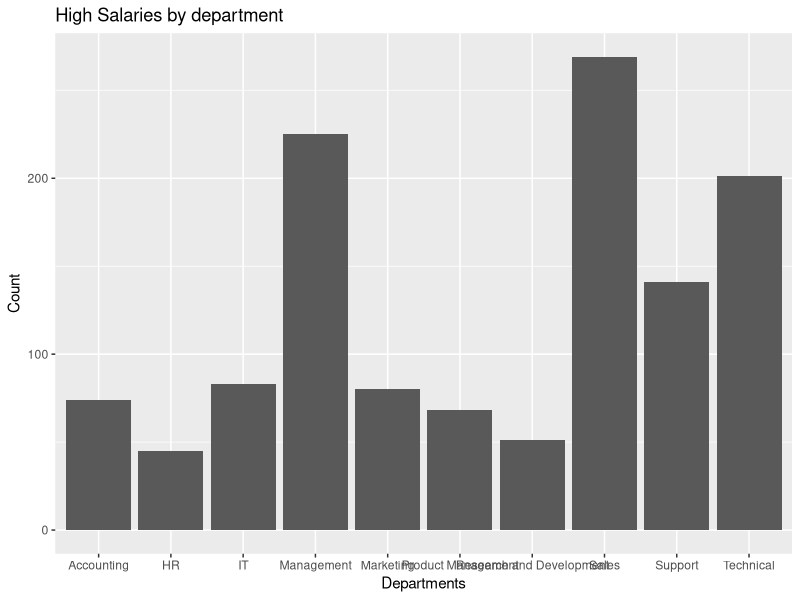
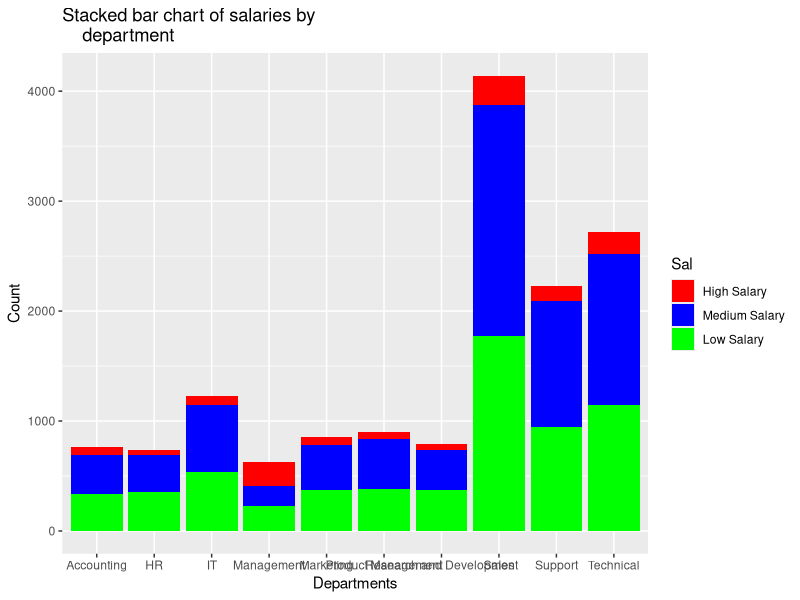
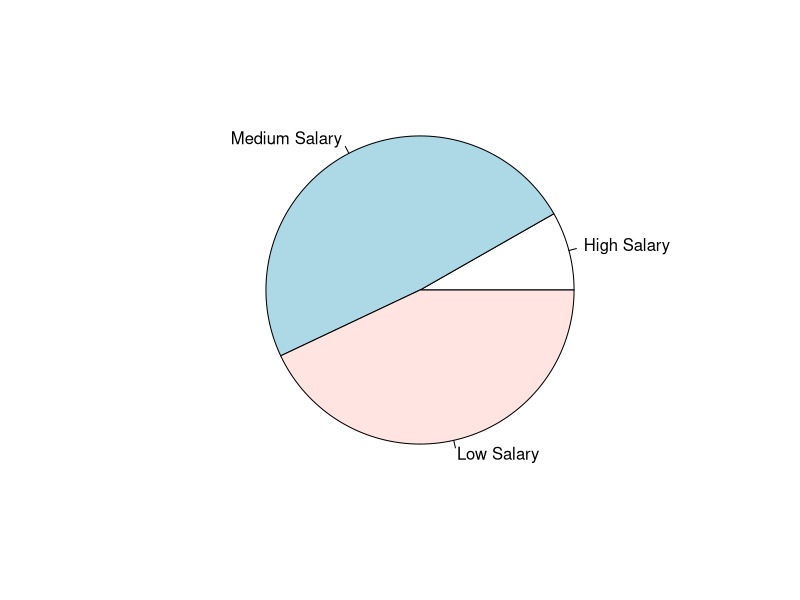

Recreate these plots in R, in order.
### 3.2

Department <- c("Accounting", "HR", "IT", "Management", "Marketing",
                "Product Management", "Research and Development", "Sales",
                "Support", "Technical")

# Cannot use spaces in R for variables
High.Salary <- c(74,45,83,225,80,68,51,269,141,201)
Medium.Salary <- c(358,335,609,180,402,451,364,2099,1147,1372)
Low.Salary <- c(335,359,535,225,376,383,372,1772,942,1147)

EmpSD <- data.frame(Department, High.Salary, Medium.Salary, Low.Salary)
View(EmpSD)

#a. Bar chart employees w/ high salaries

# install ggplot2 with install.packages("ggplot2") if needed
library(ggplot2)

#stat="identity" counts each instance of an x and sums them all together for y
ggplot(data=EmpSD, aes(x=Department, y=High.Salary))+geom_bar(stat=
    "identity")+labs(x="Departments", y="Count", title=
    "High Salaries by department")

#b. Stacked bar chart for employees w/ low, medium, and high salaries by department

# replicate each object in Department 3 times
Dept <- rep(Department, each=3)

# times = number of unique departments
Sal <- factor(rep(c("High Salary", "Medium Salary", "Low Salary"), times=10),
    levels=c("High Salary", "Medium Salary", "Low Salary"))
Count <- c(74,358,335, 45,335,359, 83,609,535, 225,180,225, 80,402,376,
           68,451,383, 51,364,372, 269,2099,1772, 141,1147,942, 201,1372,1147)
NewDf <- data.frame(Dept, Sal, Count)
View(NewDf)

# scale_fill_manual distinguishes stacked bars (R will do this automatically if
# not specified)
ggplot(data=NewDf, aes(x=Dept, y=Count, fill=Sal))+geom_bar(stat="identity")+
    labs(x="Departments", y="Count", title="Stacked bar chart of salaries by
    department")+scale_fill_manual(values=c("red", "blue", "green"))

#c. Pie chart for employees w/ each type of salary

# Only interested in Salary and Count, summing all High Salaries together,
# Medium Salaries together, and Low Salaries together
NewAggD <- aggregate(NewDf$Count, by=list(NewDf$Sal), FUN=sum)
View(NewAggD)

# rename columns
colnames(NewAggD) <- c("Salary","Count")
View(NewAggD)

# Pie chart
pie(NewAggD$Count, labels = NewAggD$Salary)
